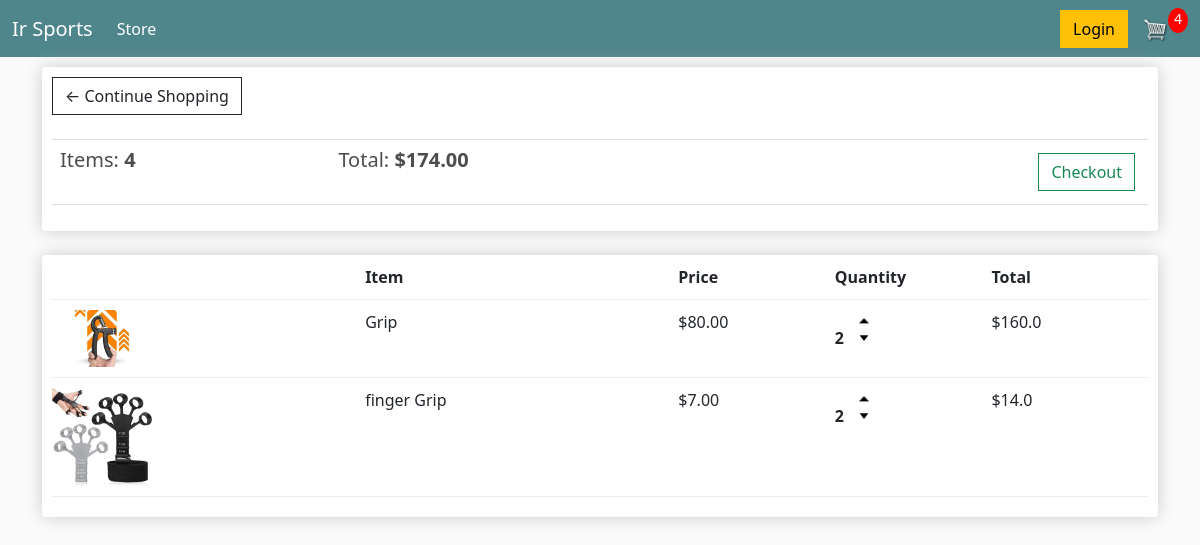
The app's page /cart/ (signed in) with its own data.
### store/models.py (models this page shows, shortened)
class Order(models.Model):
    customer = models.ForeignKey(Customer, on_delete=models.SET_NULL, blank=True, null=True)
    date_orderd = models.DateTimeField(auto_now_add=True)
    complete = models.BooleanField(default=False, null=True, blank=False)
    transaction_id = models.CharField(max_length=200, null=True)
    @property
    def get_cart_total(self):
        orderitems  = self.orderitem_set.all()
        total = sum([item.get_total for item in orderitems])
        return total
    @property
    def get_cart_items(self):
        orderitems  = self.orderitem_set.all()
        total = sum([item.quantity for item in orderitems])
        return total

class OrderItem(models.Model):
    product = models.ForeignKey(Product, on_delete=models.SET_NULL, blank=True, null=True)
    order = models.ForeignKey(Order, on_delete=models.SET_NULL, blank=True, null=True)
    quantity = models.IntegerField(default=0, null=True, blank=True)
    date_added = models.DateTimeField(auto_now_add=True)
    @property
    def get_total(self):
        total = self.product.price * self.quantity
        return total

class Product(models.Model):
    name = models.CharField(max_length=200, null=True)
    price = models.FloatField()
    digital = models.BooleanField(default=False, null=True, blank=False)
    image = models.ImageField(null=True, blank=True)
    @property
    def imageURL(self):
        try:
            url = self.image.url
        except:
            url = ''
        return url

### store/views.py (the view)
# urls.py: path('cart/', views.cart, name='cart'),
def cart(request):
    if request.user.is_authenticated:
        customer = request.user.customer
        order, created = Order.objects.get_or_create(customer=customer, complete=False)
        items = order.orderitem_set.all()
        cartItems = order.get_cart_items
    else:
        items = []
        order = {'get_cart_total':0, 'get_cart_items':0, 'shipping': False}
        cartItems = order['get_cart_items']
    context = {'items': items, 'order': order, 'cartItems': cartItems}
    return render(request, 'store/cart.html', context)

### store/templates/store/cart.html
{% extends 'store/main.html' %}
{% load static %}
{% block content %}
    <div class="row">
        <div class="col-lg-12">
            <div class="box-element">
                <a class="btn btn-outline-dark" href="{% url 'store' %}">&#x2190; Continue Shopping</a>
                <br>
                <br>
                <table class="table">
                    <tr>
                        <th><h5>Items: <strong>{{order.get_cart_items}}</strong></h5></th>
                        <th><h5>Total: <strong>${{order.get_cart_total|floatformat:2}}</strong></h5></th>
                        <th>
                            <a style="float:right; margin:5px" class="btn btn-outline-success" href="{% url 'checkout' %}">Checkout</a>
                        </th>
                    </tr>
                </table>
            </div>
            <br>
            <div class="box-element">
                <div class="cart-row">
                    <div style="flex:2"></div>
                    <div style="flex:2"><strong>Item</strong></div>
                    <div style="flex:1"><strong>Price</strong></div>
                    <div style="flex:1"><strong>Quantity</strong></div>
                    <div style="flex:1"><strong>Total</strong></div>
                </div>
                {% for item in items %}
                <div class="cart-row">
                    <div style="flex:2"><img class="row-image" src="{{item.product.imageURL}}"></div>
                    <div style="flex:2"><p>{{ item.product.name }}</p></div>
                    <div style="flex:1"><p>${{ item.product.price|floatformat:2 }}</p></div>
                    <div style="flex:1">
                        <p class="quantity">{{ item.quantity }}</p>
                        <div class="quantity">
                            <img data-product ={{item.product.id}} data-action="add" class="chg-quantity update-cart"  src="{% static  'img/arrow-up.png' %}">
                            <img data-product ={{item.product.id}} data-action="remove" class="chg-quantity update-cart" src="{% static  'img/arrow-down.png' %}">
                        </div>
                    </div>
                    <div style="flex:1"><p>${{ item.get_total }}</p></div>
                </div>
                {% endfor %}
            </div>
        </div>
    </div>
{% endblock content %}

### store/templates/store/main.html (shortened to what this page needs)
<!DOCTYPE html>
{% load static %}
<head>
    <link rel="stylesheet" href="https://stackpath.bootstrapcdn.com/bootstrap/4.4.1/css/bootstrap.min.css">
    <link href="https://cdn.jsdelivr.net/npm/bootstrap@5.3.2/dist/css/bootstrap.min.css" rel="stylesheet">
    <link rel="stylesheet" href="{% static 'css/main.css' %}">
</head>
<body>
    <nav class="navbar navbar-expand-lg navbar-dark bg-dark">
        <div class="container-fluid">
          <a class="navbar-brand" href="{% url 'store' %}">Ir Sports</a>
          <div class="collapse navbar-collapse" id="navbarSupportedContent">
            <ul class="navbar-nav me-auto mb-2 mb-lg-0">
              <li class="nav-item">
                <a class="nav-link active" aria-current="page" href="{% url 'store' %}">Store</a>
              </li>
            </ul>
            <div class="form-inline my-2 my-lg-0">
                <a href="#"class="btn btn-warning">Login</a>
                <a href="{% url 'cart' %}">
                   <img  id="cart-icon" src="{% static 'img/cart.png' %}">
               </a>
               <p id="cart-total">{{cartItems}}</p>
           </div>
            </div>
          </div>
      </nav>
    <div class="container">
        {% block content %}
        {% endblock content %}
    </div>
</body>
</html>

### store/static/css/main.css (style rules this page uses)
body { background-color: hsl(0, 0%, 98%); }
h1,h2,h3,h4,h5,h6 { color:hsl(0, 0%, 30%); }
.box-element { box-shadow:hsl(0, 0%, 80%) 0 0 16px; background-color: #fff; border-radius: 4px; padding: 10px; }
.bg-dark { background-color: #4f868c!important; }
#cart-icon { width:25px; display: inline-block; margin-left: 15px; }
#cart-total { display: block; text-align: center; color:#fff; background-color: red; width: 20px; height: 25px; border-radius: 50%; font-size: 14px; }
.col-lg-4, .col-lg-6, .col-lg-8, .col-lg-12 { margin-top: 10px; }
.btn { border-radius: 0; }
.row-image { width: 100px; }
.cart-row { display: flex; align-items: flex-stretch; padding-bottom: 10px; margin-bottom: 10px; border-bottom: 1px solid #ececec; }
.quantity { display: inline-block; font-weight: 700; padding-right:10px; }
.chg-quantity { width: 12px; cursor: pointer; display: block; margin-top: 5px; transition:.1s; }

### records on screen
Order: get_cart_items "4", get_cart_total "174.00"
OrderItem: product.imageURL (picture), product.name "Grip", product.price "80.00", quantity "2", get_total "160.0"
OrderItem: product.imageURL (picture), product.name "finger Grip", product.price "7.00", quantity "2", get_total "14.0"

### other values on screen
{{ cartItems }} "4"
